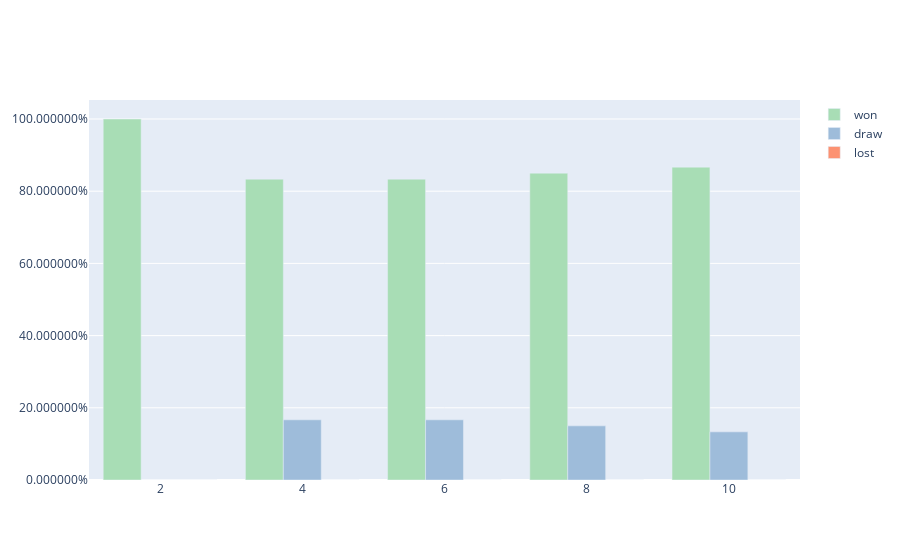
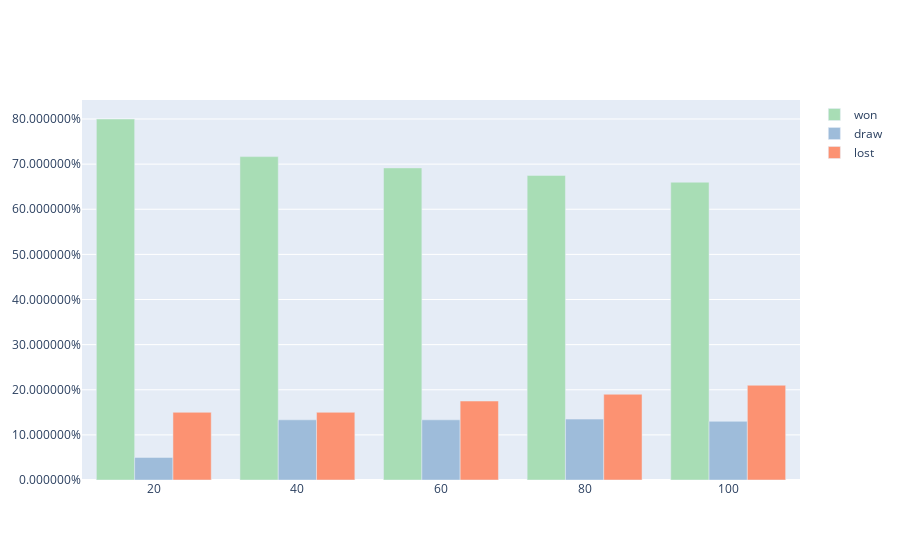
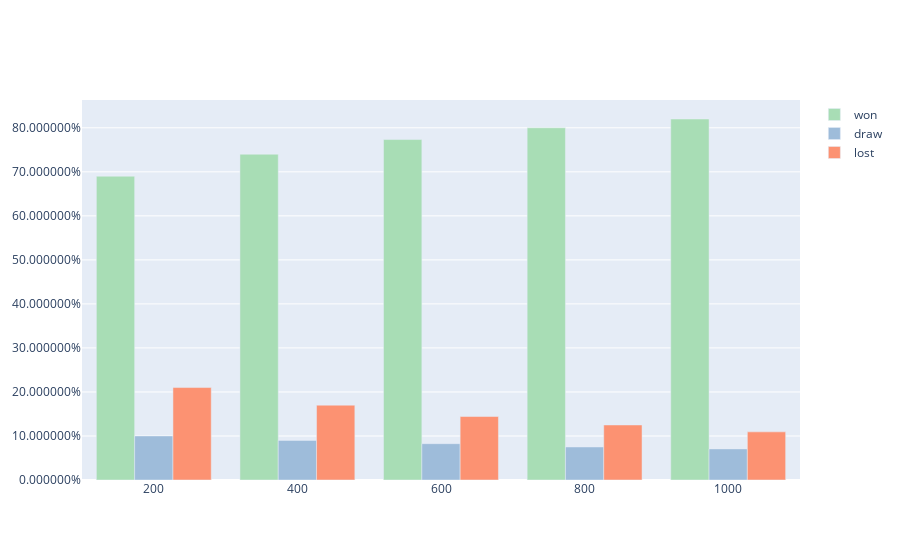
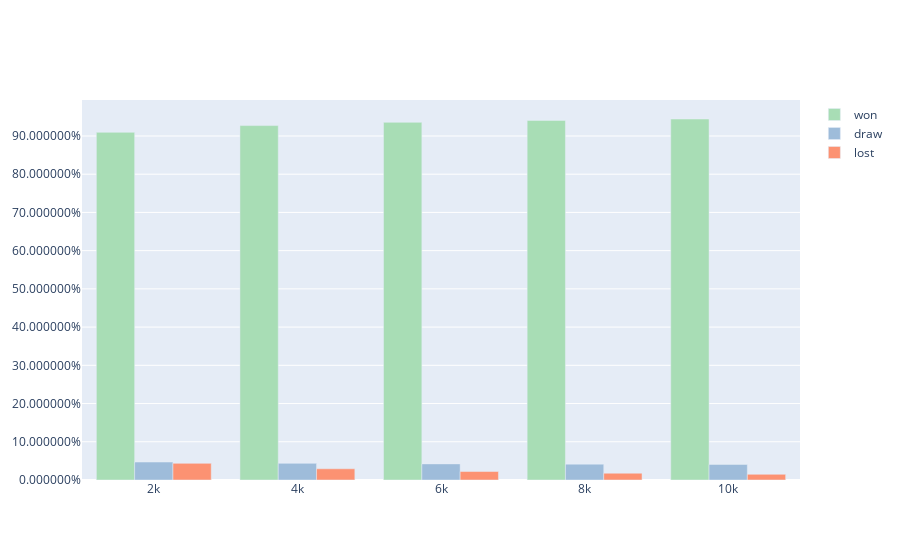

The code cell stored with these charts, in order, in its notebook:
### Markdown cell above
Von dem Lernerfolg soll sich hier ein Bild gemacht werden indem dieser über 100.000 Spiele gegen den Random Spieler beobachtet wird.

Theta wird hierbei auf 0 gesetzt, da random Züge gegen einen derartig dummen Gegner lediglich zu schlechteren Resultaten führen.

### Code cell
player1 = QPlayer('x', QTableLearner(theta=0.0))
player2 = Randy('o')
players = [player1, player2]

game = Game(players)
for j in trange(100):
    for i in range(100):
        game.run()

player1.stats.display_history(groups=[2, 4, 6, 8, 10])
player1.stats.display_history(groups=[20, 40, 60, 80, 100])
player1.stats.display_history(groups=[200, 400, 600, 800, 1000])
player1.stats.display_history()

### Figure 1 — Plotly figure (JSON) as saved in the notebook; plotly's stock layout.template omitted (floating-point values rounded to 4 significant figures)
{"data": [{"marker": {"color": "#a8ddb5"}, "name": "won", "x": [2, 4, 6, 8, 10], "y": [1.0, 0.8333, 0.8333, 0.85, 0.8667], "type": "bar"}, {"marker": {"color": "#9ebcda"}, "name": "draw", "x": [2, 4, 6, 8, 10], "y": [0.0, 0.1667, 0.1667, 0.15, 0.1333], "type": "bar"}, {"marker": {"color": "#fc9272"}, "name": "lost", "x": [2, 4, 6, 8, 10], "y": [0.0, 0.0, 0.0, 0.0, 0.0], "type": "bar"}], "layout": {"yaxis": {"tickformat": "%"}, "barmode": "group"}}

### Figure 2 — Plotly figure (JSON) as saved in the notebook; plotly's stock layout.template omitted (floating-point values rounded to 4 significant figures)
{"data": [{"marker": {"color": "#a8ddb5"}, "name": "won", "x": [20, 40, 60, 80, 100], "y": [0.8, 0.7167, 0.6917, 0.675, 0.66], "type": "bar"}, {"marker": {"color": "#9ebcda"}, "name": "draw", "x": [20, 40, 60, 80, 100], "y": [0.05, 0.1333, 0.1333, 0.135, 0.13], "type": "bar"}, {"marker": {"color": "#fc9272"}, "name": "lost", "x": [20, 40, 60, 80, 100], "y": [0.15, 0.15, 0.175, 0.19, 0.21], "type": "bar"}], "layout": {"yaxis": {"tickformat": "%"}, "barmode": "group"}}

### Figure 3 — Plotly figure (JSON) as saved in the notebook; plotly's stock layout.template omitted (floating-point values rounded to 4 significant figures)
{"data": [{"marker": {"color": "#a8ddb5"}, "name": "won", "x": [200, 400, 600, 800, 1000], "y": [0.69, 0.74, 0.7733, 0.8, 0.82], "type": "bar"}, {"marker": {"color": "#9ebcda"}, "name": "draw", "x": [200, 400, 600, 800, 1000], "y": [0.1, 0.09, 0.0825, 0.075, 0.07067], "type": "bar"}, {"marker": {"color": "#fc9272"}, "name": "lost", "x": [200, 400, 600, 800, 1000], "y": [0.21, 0.17, 0.1442, 0.125, 0.1093], "type": "bar"}], "layout": {"yaxis": {"tickformat": "%"}, "barmode": "group"}}

### Figure 4 — Plotly figure (JSON) as saved in the notebook; plotly's stock layout.template omitted (floating-point values rounded to 4 significant figures)
{"data": [{"marker": {"color": "#a8ddb5"}, "name": "won", "x": [2000, 4000, 6000, 8000, 10000], "y": [0.9095, 0.9272, 0.9357, 0.9407, 0.9444], "type": "bar"}, {"marker": {"color": "#9ebcda"}, "name": "draw", "x": [2000, 4000, 6000, 8000, 10000], "y": [0.047, 0.0435, 0.04217, 0.0415, 0.04073], "type": "bar"}, {"marker": {"color": "#fc9272"}, "name": "lost", "x": [2000, 4000, 6000, 8000, 10000], "y": [0.0435, 0.02933, 0.02217, 0.0178, 0.01487], "type": "bar"}], "layout": {"yaxis": {"tickformat": "%"}, "barmode": "group"}}
